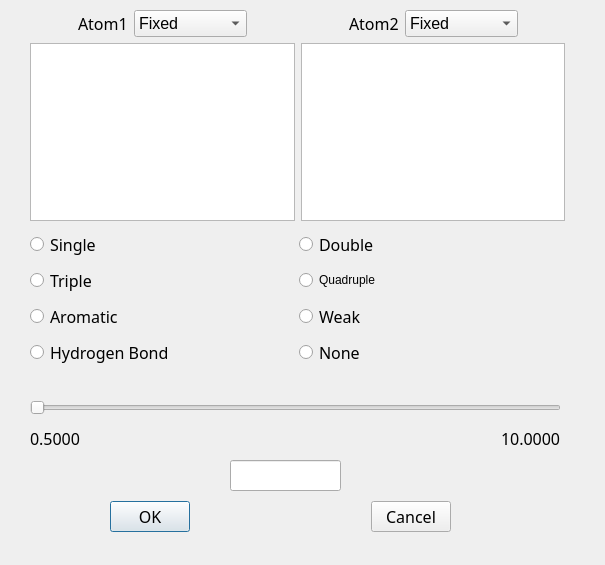
<?xml version="1.0" encoding="UTF-8"?>
<ui version="4.0">
 <class>Dialog_bond</class>
 <widget class="QDialog" name="Dialog_bond">
  <property name="geometry">
   <rect>
    <x>0</x>
    <y>0</y>
    <width>605</width>
    <height>565</height>
   </rect>
  </property>
  <property name="windowTitle">
   <string>Dialog</string>
  </property>
  <widget class="QLineEdit" name="lineEdit">
   <property name="geometry">
    <rect>
     <x>230</x>
     <y>460</y>
     <width>111</width>
     <height>31</height>
    </rect>
   </property>
   <property name="font">
    <font>
     <family>Sans Serif</family>
     <pointsize>12</pointsize>
    </font>
   </property>
  </widget>
  <widget class="QWidget" name="layoutWidget">
   <property name="geometry">
    <rect>
     <x>110</x>
     <y>500</y>
     <width>341</width>
     <height>34</height>
    </rect>
   </property>
   <layout class="QHBoxLayout" name="horizontalLayout">
    <item>
     <widget class="QPushButton" name="pushButton_ok">
      <property name="font">
       <font>
        <family>Sans Serif</family>
        <pointsize>12</pointsize>
       </font>
      </property>
      <property name="text">
       <string>OK</string>
      </property>
     </widget>
    </item>
    <item>
     <spacer name="horizontalSpacer">
      <property name="font">
       <font>
        <family>Sans Serif</family>
        <pointsize>12</pointsize>
       </font>
      </property>
      <property name="orientation">
       <enum>Qt::Horizontal</enum>
      </property>
      <property name="sizeHint" stdset="0">
       <size>
        <width>88</width>
        <height>18</height>
       </size>
      </property>
     </spacer>
    </item>
    <item>
     <widget class="QPushButton" name="pushButton_cancel">
      <property name="font">
       <font>
        <family>Sans Serif</family>
        <pointsize>12</pointsize>
       </font>
      </property>
      <property name="text">
       <string>Cancel</string>
      </property>
     </widget>
    </item>
   </layout>
  </widget>
  <widget class="QWidget" name="layoutWidget">
   <property name="geometry">
    <rect>
     <x>30</x>
     <y>229</y>
     <width>531</width>
     <height>140</height>
    </rect>
   </property>
   <layout class="QGridLayout" name="gridLayout">
    <item row="1" column="0">
     <widget class="QRadioButton" name="radioButton3">
      <property name="font">
       <font>
        <family>Sans Serif</family>
        <pointsize>12</pointsize>
       </font>
      </property>
      <property name="text">
       <string>Triple</string>
      </property>
     </widget>
    </item>
    <item row="0" column="1">
     <widget class="QRadioButton" name="radioButton2">
      <property name="font">
       <font>
        <family>Sans Serif</family>
        <pointsize>12</pointsize>
       </font>
      </property>
      <property name="text">
       <string>Double</string>
      </property>
     </widget>
    </item>
    <item row="0" column="0">
     <widget class="QRadioButton" name="radioButton1">
      <property name="font">
       <font>
        <family>Sans Serif</family>
        <pointsize>12</pointsize>
       </font>
      </property>
      <property name="text">
       <string>Single</string>
      </property>
     </widget>
    </item>
    <item row="1" column="1">
     <widget class="QRadioButton" name="radioButton4">
      <property name="text">
       <string>Quadruple</string>
      </property>
     </widget>
    </item>
    <item row="3" column="0">
     <widget class="QRadioButton" name="radioButton6">
      <property name="font">
       <font>
        <family>Sans Serif</family>
        <pointsize>12</pointsize>
       </font>
      </property>
      <property name="text">
       <string>Hydrogen Bond</string>
      </property>
     </widget>
    </item>
    <item row="3" column="1">
     <widget class="QRadioButton" name="radioButton0">
      <property name="font">
       <font>
        <family>Sans Serif</family>
        <pointsize>12</pointsize>
       </font>
      </property>
      <property name="text">
       <string>None</string>
      </property>
     </widget>
    </item>
    <item row="2" column="0">
     <widget class="QRadioButton" name="radioButton5">
      <property name="font">
       <font>
        <family>Sans Serif</family>
        <pointsize>12</pointsize>
       </font>
      </property>
      <property name="text">
       <string>Aromatic</string>
      </property>
     </widget>
    </item>
    <item row="2" column="1">
     <widget class="QRadioButton" name="radioButton7">
      <property name="font">
       <font>
        <family>Sans Serif</family>
        <pointsize>12</pointsize>
       </font>
      </property>
      <property name="text">
       <string>Weak</string>
      </property>
     </widget>
    </item>
   </layout>
  </widget>
  <widget class="QWidget" name="layoutWidget">
   <property name="geometry">
    <rect>
     <x>30</x>
     <y>400</y>
     <width>531</width>
     <height>55</height>
    </rect>
   </property>
   <layout class="QVBoxLayout" name="verticalLayout_3">
    <item>
     <widget class="QSlider" name="horizontalSlider">
      <property name="font">
       <font>
        <family>Sans Serif</family>
        <pointsize>12</pointsize>
       </font>
      </property>
      <property name="orientation">
       <enum>Qt::Horizontal</enum>
      </property>
     </widget>
    </item>
    <item>
     <layout class="QHBoxLayout" name="horizontalLayout_3">
      <item>
       <widget class="QLabel" name="label3">
        <property name="font">
         <font>
          <family>Sans Serif</family>
          <pointsize>12</pointsize>
         </font>
        </property>
        <property name="text">
         <string>0.5000</string>
        </property>
       </widget>
      </item>
      <item>
       <spacer name="horizontalSpacer_2">
        <property name="font">
         <font>
          <family>Sans Serif</family>
          <pointsize>12</pointsize>
         </font>
        </property>
        <property name="orientation">
         <enum>Qt::Horizontal</enum>
        </property>
        <property name="sizeHint" stdset="0">
         <size>
          <width>88</width>
          <height>18</height>
         </size>
        </property>
       </spacer>
      </item>
      <item>
       <widget class="QLabel" name="label4">
        <property name="font">
         <font>
          <family>Sans Serif</family>
          <pointsize>12</pointsize>
         </font>
        </property>
        <property name="text">
         <string>10.0000</string>
        </property>
       </widget>
      </item>
     </layout>
    </item>
   </layout>
  </widget>
  <widget class="QWidget" name="layoutWidget">
   <property name="geometry">
    <rect>
     <x>30</x>
     <y>10</y>
     <width>535</width>
     <height>211</height>
    </rect>
   </property>
   <layout class="QHBoxLayout" name="horizontalLayout_2">
    <item>
     <layout class="QVBoxLayout" name="verticalLayout_2">
      <item>
       <layout class="QHBoxLayout" name="horizontalLayout_4">
        <item>
         <spacer name="horizontalSpacer_3">
          <property name="orientation">
           <enum>Qt::Horizontal</enum>
          </property>
          <property name="sizeHint" stdset="0">
           <size>
            <width>32</width>
            <height>13</height>
           </size>
          </property>
         </spacer>
        </item>
        <item>
         <widget class="QLabel" name="label1">
          <property name="font">
           <font>
            <family>Sans Serif</family>
            <pointsize>12</pointsize>
           </font>
          </property>
          <property name="text">
           <string>Atom1</string>
          </property>
         </widget>
        </item>
        <item>
         <widget class="QComboBox" name="comboBox_type1">
          <property name="font">
           <font>
            <pointsize>12</pointsize>
           </font>
          </property>
          <item>
           <property name="text">
            <string>Fixed</string>
           </property>
          </item>
          <item>
           <property name="text">
            <string>Move atom</string>
           </property>
          </item>
          <item>
           <property name="text">
            <string>Move group</string>
           </property>
          </item>
         </widget>
        </item>
        <item>
         <spacer name="horizontalSpacer_6">
          <property name="orientation">
           <enum>Qt::Horizontal</enum>
          </property>
          <property name="sizeHint" stdset="0">
           <size>
            <width>32</width>
            <height>13</height>
           </size>
          </property>
         </spacer>
        </item>
       </layout>
      </item>
      <item>
       <widget class="QPlainTextEdit" name="textEdit_idList1">
        <property name="styleSheet">
         <string notr="true"/>
        </property>
       </widget>
      </item>
     </layout>
    </item>
    <item>
     <layout class="QVBoxLayout" name="verticalLayout">
      <item>
       <layout class="QHBoxLayout" name="horizontalLayout_5">
        <item>
         <spacer name="horizontalSpacer_4">
          <property name="orientation">
           <enum>Qt::Horizontal</enum>
          </property>
          <property name="sizeHint" stdset="0">
           <size>
            <width>40</width>
            <height>20</height>
           </size>
          </property>
         </spacer>
        </item>
        <item>
         <widget class="QLabel" name="label2">
          <property name="font">
           <font>
            <family>Sans Serif</family>
            <pointsize>12</pointsize>
           </font>
          </property>
          <property name="text">
           <string>Atom2</string>
          </property>
         </widget>
        </item>
        <item>
         <widget class="QComboBox" name="comboBox_type2">
          <property name="font">
           <font>
            <pointsize>12</pointsize>
           </font>
          </property>
          <item>
           <property name="text">
            <string>Fixed</string>
           </property>
          </item>
          <item>
           <property name="text">
            <string>Move atom</string>
           </property>
          </item>
          <item>
           <property name="text">
            <string>Move group</string>
           </property>
          </item>
         </widget>
        </item>
        <item>
         <spacer name="horizontalSpacer_5">
          <property name="orientation">
           <enum>Qt::Horizontal</enum>
          </property>
          <property name="sizeHint" stdset="0">
           <size>
            <width>40</width>
            <height>20</height>
           </size>
          </property>
         </spacer>
        </item>
       </layout>
      </item>
      <item>
       <widget class="QPlainTextEdit" name="textEdit_idList2"/>
      </item>
     </layout>
    </item>
   </layout>
  </widget>
 </widget>
 <resources/>
 <connections/>
</ui>
